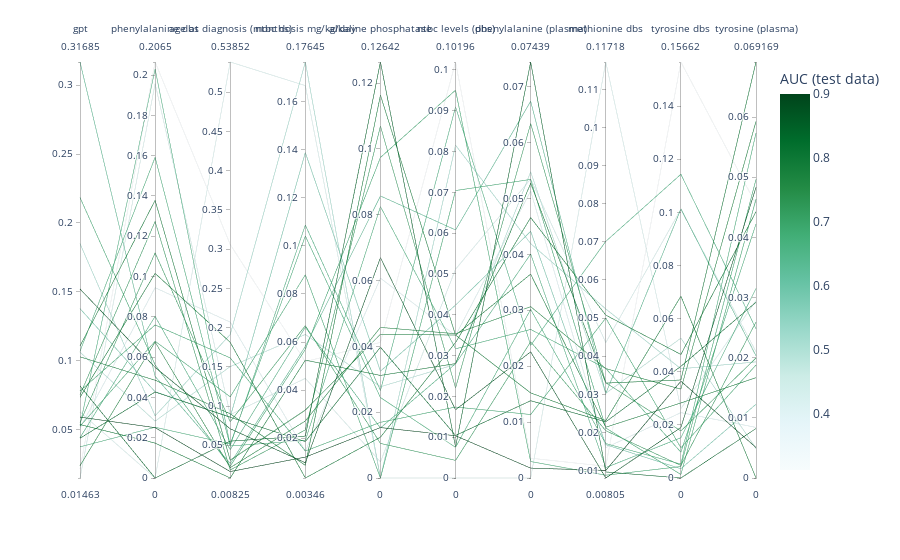

The notebook cell saved with this chart:
### Code cell
import plotly.express as px

df_ranks_long = df_ranks_abnormal.T
order = df_ranks_long.rank(axis="columns", ascending=False).median(axis="rows").sort_values().index

df_ranks_long["auc_score"] = AUCs
fig_barplot = px.bar(
df_ranks_abnormal,
barmode="group",
)
def rank_sort(df_ranks_abnormal : pd.DataFrame) -> pd.Index:
        """This takes the dataframe, ranks its variables, and sorts them by the mean ranking"""
        return df_ranks_abnormal.rank(axis="rows").mean(axis="columns").sort_values(ascending=False).index

import plotly.express as px
order = rank_sort(df_ranks_abnormal) # Converts ranks to an ordered list

def wrapper_pcoorplot(df_ranks_abnormal, dims = order.tolist()):
        """Small wapper around plotly paralel coordinates plot"""
        fig_ranks = px.parallel_coordinates(
                df_ranks_abnormal.T, 
                dimensions=dims,
                color=df_ranks_long["auc_score"],
                #labels=labels_relabel,
                color_continuous_scale='BuGn',
        )

        fig_ranks.update_layout(
                yaxis_tickformat=".2f",
                coloraxis_colorbar=dict(title=f"{'AUC'} (test data)"),
        )

        return fig_ranks

# Creates the figure with the first [:15] features according to ranking
fig_abnormal = wrapper_pcoorplot(df_ranks_abnormal, order.tolist()[:10])
fig_abnormal.show() # Show fig, as this is a notebook
